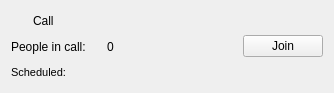
<?xml version="1.0" encoding="UTF-8"?>
<ui version="4.0">
 <class>CallWidget</class>
 <widget class="QWidget" name="CallWidget">
  <property name="geometry">
   <rect>
    <x>0</x>
    <y>0</y>
    <width>334</width>
    <height>93</height>
   </rect>
  </property>
  <property name="windowTitle">
   <string>Form</string>
  </property>
  <layout class="QHBoxLayout" name="horizontalLayout_3" stretch="3,0,0">
   <item>
    <layout class="QVBoxLayout" name="verticalLayout">
     <item>
      <layout class="QHBoxLayout" name="horizontalLayout_2">
       <item>
        <widget class="QLabel" name="labelCallType">
         <property name="minimumSize">
          <size>
           <width>16</width>
           <height>16</height>
          </size>
         </property>
         <property name="maximumSize">
          <size>
           <width>16</width>
           <height>16</height>
          </size>
         </property>
         <property name="text">
          <string/>
         </property>
        </widget>
       </item>
       <item>
        <widget class="QLabel" name="labelCallTitle">
         <property name="text">
          <string>Call</string>
         </property>
        </widget>
       </item>
      </layout>
     </item>
     <item>
      <layout class="QHBoxLayout" name="horizontalLayout">
       <item>
        <widget class="QLabel" name="label">
         <property name="text">
          <string>People in call:</string>
         </property>
        </widget>
       </item>
       <item>
        <widget class="QLabel" name="labelPplCount">
         <property name="text">
          <string>0</string>
         </property>
        </widget>
       </item>
      </layout>
     </item>
     <item>
      <widget class="QLabel" name="labelScheduleDate">
       <property name="font">
        <font>
         <pointsize>8</pointsize>
        </font>
       </property>
       <property name="text">
        <string>Scheduled:</string>
       </property>
      </widget>
     </item>
    </layout>
   </item>
   <item>
    <spacer name="horizontalSpacer">
     <property name="orientation">
      <enum>Qt::Horizontal</enum>
     </property>
     <property name="sizeHint" stdset="0">
      <size>
       <width>40</width>
       <height>20</height>
      </size>
     </property>
    </spacer>
   </item>
   <item>
    <widget class="QPushButton" name="joinButton">
     <property name="sizePolicy">
      <sizepolicy hsizetype="Minimum" vsizetype="Fixed">
       <horstretch>0</horstretch>
       <verstretch>0</verstretch>
      </sizepolicy>
     </property>
     <property name="maximumSize">
      <size>
       <width>80</width>
       <height>16777215</height>
      </size>
     </property>
     <property name="text">
      <string>Join</string>
     </property>
    </widget>
   </item>
  </layout>
 </widget>
 <resources/>
 <connections/>
</ui>
